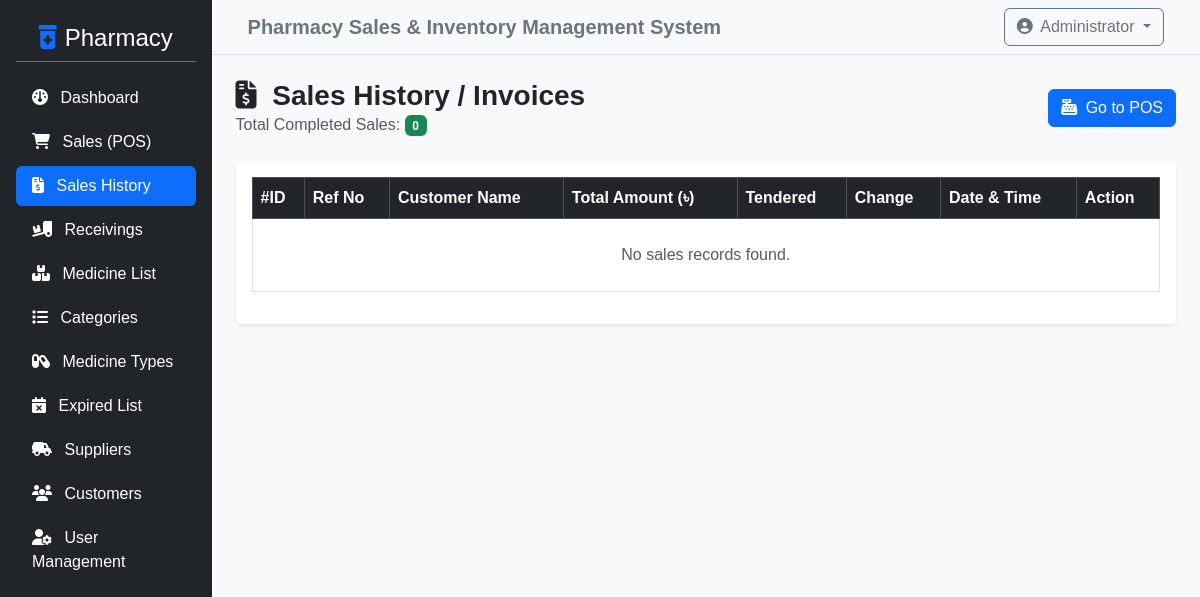
/admin/sales.php (signed in), run on an earlier commit of the app's database.
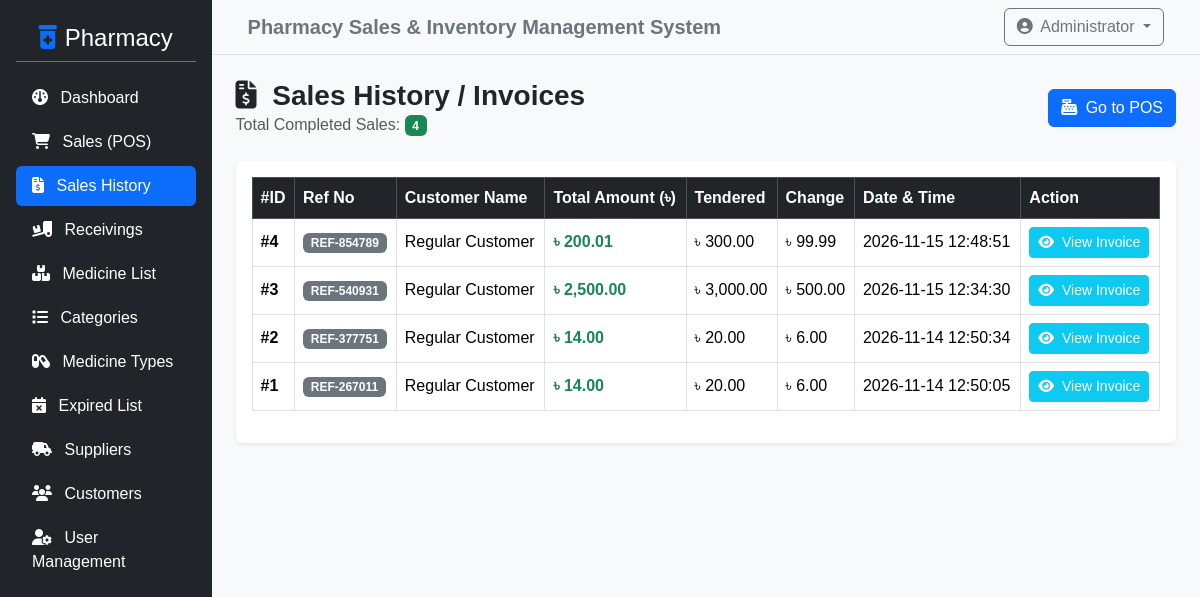
And on a later commit of the database.
### tables this page shows
CREATE TABLE `sales_list` (
  `id` int NOT NULL,
  `ref_no` varchar(100) DEFAULT NULL,
  `customer_id` int NOT NULL DEFAULT '0',
  `total_amount` double NOT NULL,
  `amount_tendered` double NOT NULL,
  `amount_change` double NOT NULL,
  `date_updated` datetime NOT NULL DEFAULT CURRENT_TIMESTAMP ON UPDATE CURRENT_TIMESTAMP,
  `date_created` datetime DEFAULT CURRENT_TIMESTAMP
);

CREATE TABLE `customer_list` (
  `id` int NOT NULL,
  `name` text NOT NULL,
  `contact` varchar(30) NOT NULL,
  `address` text NOT NULL,
  `phone` varchar(50) DEFAULT NULL
);

### admin/sales.php (the view, shortened to what this page needs)
<?php
include '../config/db_connect.php';
$sql = "SELECT s.*, c.name as customer_name, c.phone as customer_phone
        FROM sales_list s
        LEFT JOIN customer_list c ON s.customer_id = c.id
        ORDER BY s.id DESC";
$result = $conn->query($sql);
$total_sales = $result ? $result->num_rows : 0;
?>
<?php include '../includes/header.php'; ?>
<div class="d-flex">
    <?php include '../includes/sidebar.php'; ?>
    <div class="w-100 bg-light min-vh-100">
        <?php include '../includes/topbar.php'; ?>
        <div class="container-fluid p-4">
            <div class="d-flex justify-content-between align-items-center mb-4">
                <div>
                    <h3 class="fw-bold mb-0"><i class="fa-solid fa-file-invoice-dollar me-2"></i> Sales History / Invoices</h3>
                    <p class="text-muted mb-0">Total Completed Sales: <span class="badge bg-success"><?php echo $total_sales; ?></span></p>
                </div>
                <a href="pos.php" class="btn btn-primary"><i class="fa-solid fa-cash-register me-1"></i> Go to POS</a>
            </div>
            <div class="card shadow-sm border-0">
                <div class="card-body">
                    <div class="table-responsive">
                        <table class="table table-bordered table-hover align-middle">
                            <thead class="table-dark">
                                <tr>
                                    <th>#ID</th>
                                    <th>Ref No</th>
                                    <th>Customer Name</th>
                                    <th>Total Amount (৳)</th>
                                    <th>Tendered</th>
                                    <th>Change</th>
                                    <th>Date & Time</th>
                                    <th>Action</th>
                                </tr>
                            </thead>
                            <tbody>
                                <?php if ($result && $result->num_rows > 0): ?>
                                    <?php while ($row = $result->fetch_assoc()): ?>
                                        <tr>
                                            <td class="fw-bold">#<?php echo $row['id']; ?></td>
                                            <td><span class="badge bg-secondary"><?php echo htmlspecialchars($row['ref_no'] ?? 'N/A'); ?></span></td>
                                            <td><?php echo htmlspecialchars($row['customer_name'] ?? 'Walk-in Customer'); ?></td>
                                            <td class="fw-bold text-success">৳ <?php echo number_format($row['total_amount'], 2); ?></td>
                                            <td>৳ <?php echo number_format($row['amount_tendered'], 2); ?></td>
                                            <td>৳ <?php echo number_format($row['amount_change'], 2); ?></td>
                                            <td><?php echo htmlspecialchars($row['date_created']); ?></td>
                                            <td>
                                                <a href="view_sale.php?id=<?php echo $row['id']; ?>" class="btn btn-sm btn-info text-white"><i class="fa-solid fa-eye me-1"></i> View Invoice</a>
                                            </td>
                                        </tr>
                                    <?php endwhile; ?>
                                <?php else: ?>
                                    <tr>
                                        <td colspan="8" class="text-center text-muted py-4">No sales records found.</td>
                                    </tr>
                                <?php endif; ?>
                            </tbody>
                        </table>
                    </div>
                </div>
            </div>
        </div>
    </div>
</div>
<?php include '../includes/footer.php'; ?>

What changed in the data, as far as the page shows it:
added sales_list: id "4", ref_no "REF-854789", customer_list.name "Regular Customer", total_amount "200.01", amount_tendered "300.00", amount_change "99.99", date_created "2026-11-15 12:48:51"
added sales_list: id "3", ref_no "REF-540931", customer_list.name "Regular Customer", total_amount "2,500.00", amount_tendered "3,000.00", amount_change "500.00", date_created "2026-11-15 12:34:30"
added sales_list: id "2", ref_no "REF-377751", customer_list.name "Regular Customer", total_amount "14.00", amount_tendered "20.00", amount_change "6.00", date_created "2026-11-14 12:50:34"
added sales_list: id "1", ref_no "REF-267011", customer_list.name "Regular Customer", total_amount "14.00", amount_tendered "20.00", amount_change "6.00", date_created "2026-11-14 12:50:05"
Also different on the page:
$total_sales: "0" → "4"
text no longer shown: "No sales records found."
